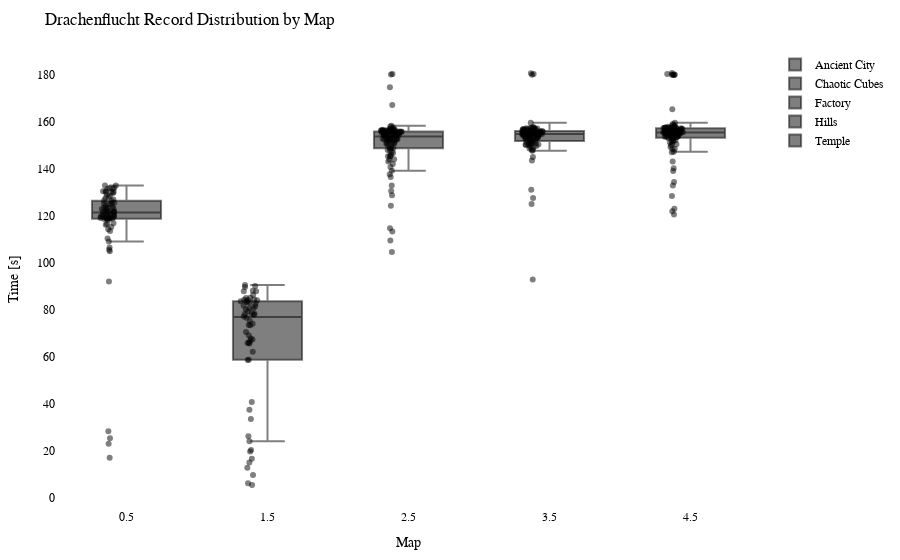

The notebook cell saved with this chart:
### Code cell
import plotly.graph_objects as go
import plotly.io as pio

df = getRecordsDataframe(minigame="Drachenflucht")

# Calculate the offset for centering the data points
num_columns = len(df.columns)
offset = 0.5

# Create a Swarm plot using Plotly
fig = go.Figure()

for i, column in enumerate(df.columns):
    x_values = [i + offset] * len(df[column])  # Adjust x-values with offset for horizontal centering
    fig.add_trace(go.Box(x=x_values,
                         y=df[column],
                         name=column,
                         boxpoints='all',
                         pointpos=-0.5,  # Adjust point position to prevent overlapping
                         marker=dict(color='rgba(0,0,0,0.5)', size=6),  # Adjust marker color and size
                         hovertext=df.index,
                         hoverinfo='text+y'))

fig.update_layout(title="Drachenflucht Record Distribution by Map",
                  xaxis=dict(title="Map"),
                  yaxis=dict(title="Time [s]"),
                  showlegend=True,
                  font=dict(family="Arial", size=12, color="black"),  # Customize font
                  plot_bgcolor="white",  # Set background color
                  margin=dict(l=50, r=50, t=50, b=50),  # Adjust margins for better layout
                  )

pio.show(fig)

pio.write_html(fig, "out/drache_swarm_plot.html")

### Figure 1 — Plotly figure (JSON) as saved in the notebook; plotly's stock layout.template omitted (floating-point values rounded to 4 significant figures)
{"data": [{"boxpoints": "all", "hoverinfo": "text+y", "hovertext": ["20LeRe10", "agowskyy", "Allooy", "Anni808", "Axollotel", "BacardiSprite", "bawskey", "BusinessBent", "ByNetherdude", "byTobi", "cediiiiii_10", "Chander24", "Chrisi20101", "crocodile1870", "cxl1lo", "DarkCobweb", "deadfiight", "DerBaumIstDerWeg", "Dokkkkko", "Ex4cted", "Falke23_5", "Feinberg", "Fflopse", "ForceFox", "Freeeedom", "frutigall", "GamemasterNiki", "GeneralEnte06", "Gerrygames", "Gobo9", "GrafikKatze", "Grapfen", "Gummibearchen", "H1ghsay", "h4nnes", "Harold_Sensemann", "HerrDante", "itemTooltipExport", "Jan2220", "JennieKim", "jimmi1410", "JOW23", "Joy_8oy", "JustK1lling", "KakaMC", "Kanickelul", "Keenaai", "Kokochampi", "Kokochampo", "Kopfradio", "Krusti", "Kyuudo", "LeWi_100", "Livgo", "lizsyy", "LordAlexos", "Lubotter2009", "Luis_XYZ", "M0orey_0", "marbrueck", "Martomias", "Mincheeen", "MrNulfred", "Mvsk_", "Nexilus", "Ninivee", "officialryzon", "Oronor", "PedroZockt", "Picutar", "PixlNight", "PolizeiDreamy", "Radattel", "Radiokopf", "Raefinzs", "Ritokii", "rXzEr_Justin", "Sackkerl", "SB387", "schmaarek", "ScreamingBlatz", "Sebi1801", "Seemops_8", "Sey__", "Shiewk", "Snitcherella", "SpeckyCut", "StaudammAusHolz", "TheBreadHD", "Tomiokey", "tsuneee", "twitchparaskiill", "Txlentierter", "Umgfoin", "WirdNichtGeladen", "Wissender", "xBaumeisterin", "xX_Dima_ggg_Xx6", "xX_Masha_ggg_Xx9", "ymq_", "yzvm", "zTotito", "_n3d", "_Waldi_"], "marker": {"color": "rgba(0,0,0,0.5)", "size": 6}, "name": "Ancient City", "pointpos": -0.5, "type": "box", "x": [0.5, 0.5, 0.5, 0.5, 0.5, 0.5, 0.5, 0.5, 0.5, 0.5, 0.5, 0.5, 0.5, 0.5, 0.5, 0.5, 0.5, 0.5, 0.5, 0.5, 0.5, 0.5, 0.5, 0.5, 0.5, 0.5, 0.5, 0.5, 0.5, 0.5, 0.5, 0.5, 0.5, 0.5, 0.5, 0.5, 0.5, 0.5, 0.5, 0.5, 0.5, 0.5, 0.5, 0.5, 0.5, 0.5, 0.5, 0.5, 0.5, 0.5, 0.5, 0.5, 0.5, 0.5, 0.5, 0.5, 0.5, 0.5, 0.5, 0.5, 0.5, 0.5, 0.5, 0.5, 0.5, 0.5, 0.5, 0.5, 0.5, 0.5, 0.5, 0.5, 0.5, 0.5, 0.5, 0.5, 0.5, 0.5, 0.5, 0.5, 0.5, 0.5, 0.5, 0.5, 0.5, 0.5, 0.5, 0.5, 0.5, 0.5, 0.5, 0.5, 0.5, 0.5, 0.5, 0.5, 0.5, 0.5, 0.5, 0.5, 0.5, 0.5, 0.5, 0.5], "y": [116.9, null, 116.3, 118.9, null, null, null, 123.2, 119.8, 124.4, 133.0, 23.01, 109.2, 127.6, 110.5, 128.1, null, null, null, 129.8, null, 123.9, 130.2, 126.7, 121.6, null, 106.5, 123.6, 131.6, 133.0, 120.7, 130.5, null, null, 125.6, 121.8, 131.9, null, 125.1, 114.3, null, 131.6, null, 115.3, 130.5, 122.1, 119.9, 119.6, 118.9, null, 120.7, 118.7, 125.3, 119.1, 130.2, 127.0, 119.8, 17.04, null, 122.0, 123.0, null, null, 122.0, 113.6, 118.3, null, 125.3, 131.9, null, 130.2, 119.2, null, 28.34, 105.0, 121.7, 123.4, null, 25.32, 120.4, 122.9, null, null, 128.5, 120.4, 105.7, 119.3, 121.5, null, 116.6, null, 121.0, null, 119.6, 129.0, null, 118.9, 119.1, null, 119.0, null, 92.11, 126.4, null]}, {"boxpoints": "all", "hoverinfo": "text+y", "hovertext": ["20LeRe10", "agowskyy", "Allooy", "Anni808", "Axollotel", "BacardiSprite", "bawskey", "BusinessBent", "ByNetherdude", "byTobi", "cediiiiii_10", "Chander24", "Chrisi20101", "crocodile1870", "cxl1lo", "DarkCobweb", "deadfiight", "DerBaumIstDerWeg", "Dokkkkko", "Ex4cted", "Falke23_5", "Feinberg", "Fflopse", "ForceFox", "Freeeedom", "frutigall", "GamemasterNiki", "GeneralEnte06", "Gerrygames", "Gobo9", "GrafikKatze", "Grapfen", "Gummibearchen", "H1ghsay", "h4nnes", "Harold_Sensemann", "HerrDante", "itemTooltipExport", "Jan2220", "JennieKim", "jimmi1410", "JOW23", "Joy_8oy", "JustK1lling", "KakaMC", "Kanickelul", "Keenaai", "Kokochampi", "Kokochampo", "Kopfradio", "Krusti", "Kyuudo", "LeWi_100", "Livgo", "lizsyy", "LordAlexos", "Lubotter2009", "Luis_XYZ", "M0orey_0", "marbrueck", "Martomias", "Mincheeen", "MrNulfred", "Mvsk_", "Nexilus", "Ninivee", "officialryzon", "Oronor", "PedroZockt", "Picutar", "PixlNight", "PolizeiDreamy", "Radattel", "Radiokopf", "Raefinzs", "Ritokii", "rXzEr_Justin", "Sackkerl", "SB387", "schmaarek", "ScreamingBlatz", "Sebi1801", "Seemops_8", "Sey__", "Shiewk", "Snitcherella", "SpeckyCut", "StaudammAusHolz", "TheBreadHD", "Tomiokey", "tsuneee", "twitchparaskiill", "Txlentierter", "Umgfoin", "WirdNichtGeladen", "Wissender", "xBaumeisterin", "xX_Dima_ggg_Xx6", "xX_Masha_ggg_Xx9", "ymq_", "yzvm", "zTotito", "_n3d", "_Waldi_"], "marker": {"color": "rgba(0,0,0,0.5)", "size": 6}, "name": "Chaotic Cubes", "pointpos": -0.5, "type": "box", "x": [1.5, 1.5, 1.5, 1.5, 1.5, 1.5, 1.5, 1.5, 1.5, 1.5, 1.5, 1.5, 1.5, 1.5, 1.5, 1.5, 1.5, 1.5, 1.5, 1.5, 1.5, 1.5, 1.5, 1.5, 1.5, 1.5, 1.5, 1.5, 1.5, 1.5, 1.5, 1.5, 1.5, 1.5, 1.5, 1.5, 1.5, 1.5, 1.5, 1.5, 1.5, 1.5, 1.5, 1.5, 1.5, 1.5, 1.5, 1.5, 1.5, 1.5, 1.5, 1.5, 1.5, 1.5, 1.5, 1.5, 1.5, 1.5, 1.5, 1.5, 1.5, 1.5, 1.5, 1.5, 1.5, 1.5, 1.5, 1.5, 1.5, 1.5, 1.5, 1.5, 1.5, 1.5, 1.5, 1.5, 1.5, 1.5, 1.5, 1.5, 1.5, 1.5, 1.5, 1.5, 1.5, 1.5, 1.5, 1.5, 1.5, 1.5, 1.5, 1.5, 1.5, 1.5, 1.5, 1.5, 1.5, 1.5, 1.5, 1.5, 1.5, 1.5, 1.5, 1.5], "y": [67.77, null, 79.3, null, null, null, null, 80.69, 77.18, 78.46, null, 78.34, 65.68, 65.96, 24.07, 88.2, null, null, null, 89.75, 85.05, null, 80.18, 9.703, null, 37.45, 19.67, 74.07, 83.8, 84.36, null, 87.91, 73.5, null, 84.45, 81.52, 90.12, null, 82.61, null, null, 84.2, 5.38, 12.8, 86.31, 15.01, 67.43, 16.62, null, null, 85.16, null, 87.89, null, 77.91, null, 26.21, null, null, 78.1, null, null, null, null, 80.65, 58.76, null, null, 90.6, null, 83.02, 65.86, null, 20.31, 40.81, 83.72, null, null, 33.54, 62.16, 70.54, null, 83.36, null, 66.9, 69.19, 84.15, null, null, null, null, 81.9, null, null, null, 58.7, 75.34, null, null, null, null, 73.57, 6.115, 76.69]}, {"boxpoints": "all", "hoverinfo": "text+y", "hovertext": ["20LeRe10", "agowskyy", "Allooy", "Anni808", "Axollotel", "BacardiSprite", "bawskey", "BusinessBent", "ByNetherdude", "byTobi", "cediiiiii_10", "Chander24", "Chrisi20101", "crocodile1870", "cxl1lo", "DarkCobweb", "deadfiight", "DerBaumIstDerWeg", "Dokkkkko", "Ex4cted", "Falke23_5", "Feinberg", "Fflopse", "ForceFox", "Freeeedom", "frutigall", "GamemasterNiki", "GeneralEnte06", "Gerrygames", "Gobo9", "GrafikKatze", "Grapfen", "Gummibearchen", "H1ghsay", "h4nnes", "Harold_Sensemann", "HerrDante", "itemTooltipExport", "Jan2220", "JennieKim", "jimmi1410", "JOW23", "Joy_8oy", "JustK1lling", "KakaMC", "Kanickelul", "Keenaai", "Kokochampi", "Kokochampo", "Kopfradio", "Krusti", "Kyuudo", "LeWi_100", "Livgo", "lizsyy", "LordAlexos", "Lubotter2009", "Luis_XYZ", "M0orey_0", "marbrueck", "Martomias", "Mincheeen", "MrNulfred", "Mvsk_", "Nexilus", "Ninivee", "officialryzon", "Oronor", "PedroZockt", "Picutar", "PixlNight", "PolizeiDreamy", "Radattel", "Radiokopf", "Raefinzs", "Ritokii", "rXzEr_Justin", "Sackkerl", "SB387", "schmaarek", "ScreamingBlatz", "Sebi1801", "Seemops_8", "Sey__", "Shiewk", "Snitcherella", "SpeckyCut", "StaudammAusHolz", "TheBreadHD", "Tomiokey", "tsuneee", "twitchparaskiill", "Txlentierter", "Umgfoin", "WirdNichtGeladen", "Wissender", "xBaumeisterin", "xX_Dima_ggg_Xx6", "xX_Masha_ggg_Xx9", "ymq_", "yzvm", "zTotito", "_n3d", "_Waldi_"], "marker": {"color": "rgba(0,0,0,0.5)", "size": 6}, "name": "Factory", "pointpos": -0.5, "type": "box", "x": [2.5, 2.5, 2.5, 2.5, 2.5, 2.5, 2.5, 2.5, 2.5, 2.5, 2.5, 2.5, 2.5, 2.5, 2.5, 2.5, 2.5, 2.5, 2.5, 2.5, 2.5, 2.5, 2.5, 2.5, 2.5, 2.5, 2.5, 2.5, 2.5, 2.5, 2.5, 2.5, 2.5, 2.5, 2.5, 2.5, 2.5, 2.5, 2.5, 2.5, 2.5, 2.5, 2.5, 2.5, 2.5, 2.5, 2.5, 2.5, 2.5, 2.5, 2.5, 2.5, 2.5, 2.5, 2.5, 2.5, 2.5, 2.5, 2.5, 2.5, 2.5, 2.5, 2.5, 2.5, 2.5, 2.5, 2.5, 2.5, 2.5, 2.5, 2.5, 2.5, 2.5, 2.5, 2.5, 2.5, 2.5, 2.5, 2.5, 2.5, 2.5, 2.5, 2.5, 2.5, 2.5, 2.5, 2.5, 2.5, 2.5, 2.5, 2.5, 2.5, 2.5, 2.5, 2.5, 2.5, 2.5, 2.5, 2.5, 2.5, 2.5, 2.5, 2.5, 2.5], "y": [155.2, 150.1, 151.0, 155.1, 147.4, 142.1, 156.0, 144.0, 136.6, 152.2, 180.3, 151.7, 154.1, 154.8, 167.2, 155.9, 156.4, 152.9, 156.4, 156.5, 155.2, null, 157.2, 133.0, 156.5, 152.8, 152.4, 157.1, 114.8, 156.0, 140.9, 155.6, 155.8, 180.5, 156.7, 151.4, 153.1, null, 154.4, 145.5, 153.7, 148.8, 158.1, 149.7, 153.1, null, 128.8, 146.1, 145.5, 152.2, 156.4, 154.5, 154.7, 151.2, 156.4, 157.1, 156.4, 143.2, 156.7, 152.6, 155.8, 152.9, 158.5, 124.4, 154.5, 148.1, 113.4, 146.8, 157.7, 155.0, 152.7, 109.5, 152.9, 155.4, 139.2, 104.6, 144.1, 155.1, 155.8, 156.3, 154.7, null, 155.8, 155.9, 155.9, 130.6, 147.9, 137.7, 156.9, 153.7, 155.6, 149.0, 148.9, 156.3, 150.8, 156.2, 154.9, 153.6, 153.9, 174.8, 155.9, 145.5, 152.6, 151.1]}, {"boxpoints": "all", "hoverinfo": "text+y", "hovertext": ["20LeRe10", "agowskyy", "Allooy", "Anni808", "Axollotel", "BacardiSprite", "bawskey", "BusinessBent", "ByNetherdude", "byTobi", "cediiiiii_10", "Chander24", "Chrisi20101", "crocodile1870", "cxl1lo", "DarkCobweb", "deadfiight", "DerBaumIstDerWeg", "Dokkkkko", "Ex4cted", "Falke23_5", "Feinberg", "Fflopse", "ForceFox", "Freeeedom", "frutigall", "GamemasterNiki", "GeneralEnte06", "Gerrygames", "Gobo9", "GrafikKatze", "Grapfen", "Gummibearchen", "H1ghsay", "h4nnes", "Harold_Sensemann", "HerrDante", "itemTooltipExport", "Jan2220", "JennieKim", "jimmi1410", "JOW23", "Joy_8oy", "JustK1lling", "KakaMC", "Kanickelul", "Keenaai", "Kokochampi", "Kokochampo", "Kopfradio", "Krusti", "Kyuudo", "LeWi_100", "Livgo", "lizsyy", "LordAlexos", "Lubotter2009", "Luis_XYZ", "M0orey_0", "marbrueck", "Martomias", "Mincheeen", "MrNulfred", "Mvsk_", "Nexilus", "Ninivee", "officialryzon", "Oronor", "PedroZockt", "Picutar", "PixlNight", "PolizeiDreamy", "Radattel", "Radiokopf", "Raefinzs", "Ritokii", "rXzEr_Justin", "Sackkerl", "SB387", "schmaarek", "ScreamingBlatz", "Sebi1801", "Seemops_8", "Sey__", "Shiewk", "Snitcherella", "SpeckyCut", "StaudammAusHolz", "TheBreadHD", "Tomiokey", "tsuneee", "twitchparaskiill", "Txlentierter", "Umgfoin", "WirdNichtGeladen", "Wissender", "xBaumeisterin", "xX_Dima_ggg_Xx6", "xX_Masha_ggg_Xx9", "ymq_", "yzvm", "zTotito", "_n3d", "_Waldi_"], "marker": {"color": "rgba(0,0,0,0.5)", "size": 6}, "name": "Hills", "pointpos": -0.5, "type": "box", "x": [3.5, 3.5, 3.5, 3.5, 3.5, 3.5, 3.5, 3.5, 3.5, 3.5, 3.5, 3.5, 3.5, 3.5, 3.5, 3.5, 3.5, 3.5, 3.5, 3.5, 3.5, 3.5, 3.5, 3.5, 3.5, 3.5, 3.5, 3.5, 3.5, 3.5, 3.5, 3.5, 3.5, 3.5, 3.5, 3.5, 3.5, 3.5, 3.5, 3.5, 3.5, 3.5, 3.5, 3.5, 3.5, 3.5, 3.5, 3.5, 3.5, 3.5, 3.5, 3.5, 3.5, 3.5, 3.5, 3.5, 3.5, 3.5, 3.5, 3.5, 3.5, 3.5, 3.5, 3.5, 3.5, 3.5, 3.5, 3.5, 3.5, 3.5, 3.5, 3.5, 3.5, 3.5, 3.5, 3.5, 3.5, 3.5, 3.5, 3.5, 3.5, 3.5, 3.5, 3.5, 3.5, 3.5, 3.5, 3.5, 3.5, 3.5, 3.5, 3.5, 3.5, 3.5, 3.5, 3.5, 3.5, 3.5, 3.5, 3.5, 3.5, 3.5, 3.5, 3.5], "y": [157.5, 155.7, 150.4, 155.2, 155.3, 156.8, 152, 153.3, 151.4, 151.9, 156.3, 151.2, 153.8, 154.0, 154.9, 145.1, 151.6, 154.8, 157.7, 180.1, 155.8, null, 157.1, 149.1, 156.8, 153.6, 153.3, 154.9, 131.2, 157.5, 143.6, 156.9, 156.1, 154.7, 154.5, 150.8, 157.0, null, 154.9, 154.9, 153.8, 155.6, 153.7, 156.3, 154.7, 92.91, 148.4, 150.2, 149.8, 154.3, 150.7, 155.7, 157.3, 152.8, 156.9, 153.6, 155.0, 156.3, 155.7, 151.0, 156.2, 155.3, 180.5, 157.2, 148.8, 153.7, 156.0, 155.2, 180.7, 156.6, 159.7, 153.3, 150.4, 153.9, 155.7, 125.1, 151.8, 156.2, 147.8, 156.1, 153.3, null, 154.8, 157.4, 152.5, 156.5, 127.7, 148.1, 150.4, 155.5, 155.8, 152.8, 149.6, 157.5, 155.3, 155.7, 157.3, 154.6, 155.6, 155.0, 154.7, 150.4, 157.9, 155.1]}, {"boxpoints": "all", "hoverinfo": "text+y", "hovertext": ["20LeRe10", "agowskyy", "Allooy", "Anni808", "Axollotel", "BacardiSprite", "bawskey", "BusinessBent", "ByNetherdude", "byTobi", "cediiiiii_10", "Chander24", "Chrisi20101", "crocodile1870", "cxl1lo", "DarkCobweb", "deadfiight", "DerBaumIstDerWeg", "Dokkkkko", "Ex4cted", "Falke23_5", "Feinberg", "Fflopse", "ForceFox", "Freeeedom", "frutigall", "GamemasterNiki", "GeneralEnte06", "Gerrygames", "Gobo9", "GrafikKatze", "Grapfen", "Gummibearchen", "H1ghsay", "h4nnes", "Harold_Sensemann", "HerrDante", "itemTooltipExport", "Jan2220", "JennieKim", "jimmi1410", "JOW23", "Joy_8oy", "JustK1lling", "KakaMC", "Kanickelul", "Keenaai", "Kokochampi", "Kokochampo", "Kopfradio", "Krusti", "Kyuudo", "LeWi_100", "Livgo", "lizsyy", "LordAlexos", "Lubotter2009", "Luis_XYZ", "M0orey_0", "marbrueck", "Martomias", "Mincheeen", "MrNulfred", "Mvsk_", "Nexilus", "Ninivee", "officialryzon", "Oronor", "PedroZockt", "Picutar", "PixlNight", "PolizeiDreamy", "Radattel", "Radiokopf", "Raefinzs", "Ritokii", "rXzEr_Justin", "Sackkerl", "SB387", "schmaarek", "ScreamingBlatz", "Sebi1801", "Seemops_8", "Sey__", "Shiewk", "Snitcherella", "SpeckyCut", "StaudammAusHolz", "TheBreadHD", "Tomiokey", "tsuneee", "twitchparaskiill", "Txlentierter", "Umgfoin", "WirdNichtGeladen", "Wissender", "xBaumeisterin", "xX_Dima_ggg_Xx6", "xX_Masha_ggg_Xx9", "ymq_", "yzvm", "zTotito", "_n3d", "_Waldi_"], "marker": {"color": "rgba(0,0,0,0.5)", "size": 6}, "name": "Temple", "pointpos": -0.5, "type": "box", "x": [4.5, 4.5, 4.5, 4.5, 4.5, 4.5, 4.5, 4.5, 4.5, 4.5, 4.5, 4.5, 4.5, 4.5, 4.5, 4.5, 4.5, 4.5, 4.5, 4.5, 4.5, 4.5, 4.5, 4.5, 4.5, 4.5, 4.5, 4.5, 4.5, 4.5, 4.5, 4.5, 4.5, 4.5, 4.5, 4.5, 4.5, 4.5, 4.5, 4.5, 4.5, 4.5, 4.5, 4.5, 4.5, 4.5, 4.5, 4.5, 4.5, 4.5, 4.5, 4.5, 4.5, 4.5, 4.5, 4.5, 4.5, 4.5, 4.5, 4.5, 4.5, 4.5, 4.5, 4.5, 4.5, 4.5, 4.5, 4.5, 4.5, 4.5, 4.5, 4.5, 4.5, 4.5, 4.5, 4.5, 4.5, 4.5, 4.5, 4.5, 4.5, 4.5, 4.5, 4.5, 4.5, 4.5, 4.5, 4.5, 4.5, 4.5, 4.5, 4.5, 4.5, 4.5, 4.5, 4.5, 4.5, 4.5, 4.5, 4.5, 4.5, 4.5, 4.5, 4.5], "y": [158.6, 155.5, 157.4, 157.1, 153.3, 155.1, 156.8, 148.5, 147.1, 157.5, 158.0, 155.9, 180.5, 180.1, 156.0, 155.7, 155.7, 155.2, 154.6, 157.5, 155.7, 120.6, 180.9, 151.2, 180.1, 159.8, 154.5, 180.2, 149.4, 158.0, 153.7, 155.6, 157.0, 157.7, 152.5, 155.7, 155.9, null, 155.7, 155.6, 155.8, 165.4, 156.5, 133.0, 155.6, 128.5, 140.4, 150.5, 156.9, 155.0, 143.2, 156.3, 155.5, 159.1, 180.1, 152.2, 153.2, 153.7, 158.6, 147.3, 155.1, 156.7, 154.0, 139.1, 153.6, 153.9, 123.1, 150.1, 157.8, 157.4, 156.2, 154.6, 148.6, 155.3, 153.7, 150.8, 157.7, 156.5, 153.1, 157.3, 157.5, null, 156.3, 157.2, 154.4, 151.8, 122.0, 154.0, 155.1, 154.6, 155.9, 155.7, 134.5, 158.5, 155.1, 154.0, 157.4, 153.5, 151.7, 157.6, 156.4, 153.1, 156.8, 180.2]}], "layout": {"font": {"color": "black", "family": "Arial", "size": 12}, "margin": {"b": 50, "l": 50, "r": 50, "t": 50}, "plot_bgcolor": "white", "showlegend": true, "title": {"text": "Drachenflucht Record Distribution by Map"}, "xaxis": {"title": {"text": "Map"}}, "yaxis": {"title": {"text": "Time [s]"}}}}
